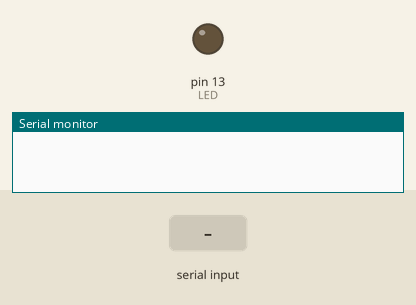
Recording of a sketch running on a simulated Arduino Uno, built with avr-gcc and run on an emulated ATmega328P. Parts: output pins drawn as LEDs (lit = HIGH), the last lines printed to the serial monitor. Inputs (shaded band) come from the test bench.

Above: at 2.0 s.
2.1 s: byte 248 (248) received over Serial
At 4.1 s:
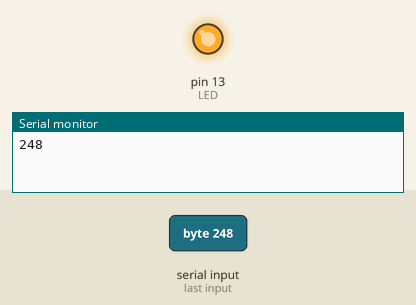
Timing chart, 0 to 5.6 s (numbered marks = the images above; inputs shaded):
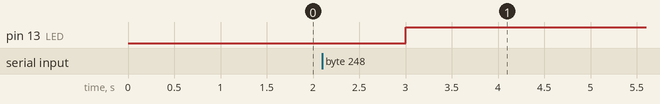

Measured:
- after the input at 2.1 s, pin 13 (LED): LOW → HIGH after 0.90 s

The sketch:

master_v1.ino
```cpp
const int LED=13;
int state;

void setup() {
  pinMode(LED, OUTPUT);
  Serial.begin(38400);
}

void loop() {
  delay(1000);
  if(Serial.available()>0){
    state=Serial.read();
    Serial.println(state);
    if(state==248){
      digitalWrite(LED, HIGH);
    }else if(state==0){
      digitalWrite(LED, LOW);
    }
  }

}
```
